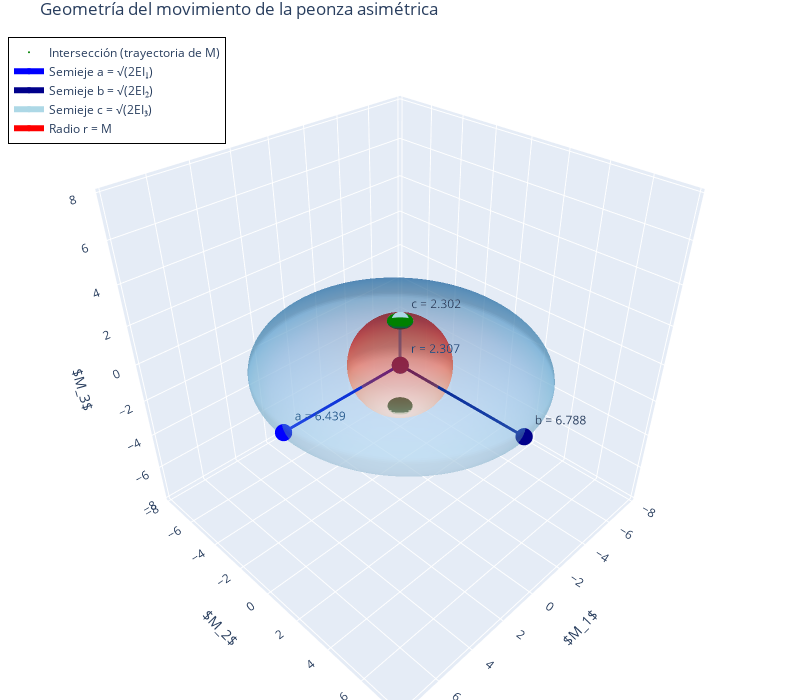

The cell this chart's notebook holds for it:
### Code cell
import plotly.graph_objects as go
import numpy as np

omega = np.array([1.0e-7, 0, 1.0e-5])  # Velocidades angulares en rad/s
I1 = 1.8e+06   # Momento de inercia en x (el menor)
I2 = 2e+06     # Momento de inercia en y (intermedio)
I3 = 2.3e+05   # Momento de inercia en z (el mayor)
M1 = I1*omega[0]   # Momento angular en x
M2 = I2*omega[1]   # Momento angular en y
M3 = I3*omega[2]   # Momento angular en z
M_squared = M1**2 + M2**2 + M3**2  # Cuadrado del momento angular total
M = np.sqrt(M_squared)  # Momento angular total (radio de la esfera)
E = (M1**2 / I1) + (M2**2 / I2) + (M3**2 / I3) / 2  # Energía cinética

# Verificar condición de existencia de la intersección
condition = f"Condición de intersección: 2*E*I2 > M^2 > 2*E*I3"
result = f"{2*E*I2:.2g} > {M_squared:.2g} > {2*E*I3:.2g}"
valid = (2*E*I2 > M_squared > 2*E*I3)
print(condition)
print(result)
print(f"¿Condición satisfecha? {'Sí' if valid else 'No'}")

# Calcular semiejes del elipsoide
a = np.sqrt(2*E*I1)  # Semieje en x
b = np.sqrt(2*E*I2)  # Semieje en y
c = np.sqrt(2*E*I3)  # Semieje en z
r = np.sqrt(M_squared)  # Radio de la esfera

print(f"\nSemiejes del elipsoide:")
print(f"a = √(2EI₁) = {a:.4g}")
print(f"b = √(2EI₂) = {b:.4g}")
print(f"c = √(2EI₃) = {c:.4g}")
print(f"Radio de la esfera: r = M = {r:.4g}")

# Generar puntos para el elipsoide
u = np.linspace(0, 2 * np.pi, 100)
v = np.linspace(0, np.pi, 100)
x = a * np.outer(np.cos(u), np.sin(v))
y = b * np.outer(np.sin(u), np.sin(v))
z = c * np.outer(np.ones_like(u), np.cos(v))

# Generar puntos para la esfera
x_sphere = r * np.outer(np.cos(u), np.sin(v))
y_sphere = r * np.outer(np.sin(u), np.sin(v))
z_sphere = r * np.outer(np.ones_like(u), np.cos(v))

# Generar puntos para la intersección
def intersection_curve(u, num_points=200):
    # Parametrización de la curva de intersección
    points = []
    for theta in np.linspace(0, 2*np.pi, num_points):
        # Resolver para encontrar r en coordenadas esféricas
        phi_values = np.linspace(0, np.pi, 100)
        for phi in phi_values:
            x = r * np.sin(phi) * np.cos(theta)
            y = r * np.sin(phi) * np.sin(theta)
            z = r * np.cos(phi)
            
            # Verificar si el punto está aproximadamente en el elipsoide
            ellipsoid_eq = (x/a)**2 + (y/b)**2 + (z/c)**2
            if abs(ellipsoid_eq - 1.0) < 0.035:
                points.append([x, y, z])
    
    return np.array(points)

# Calcular puntos de intersección
intersection_points = intersection_curve(u)

# Crear figura con Plotly
fig = go.Figure()

# Añadir el elipsoide
fig.add_trace(go.Surface(
    x=x, y=y, z=z,
    colorscale='Blues',
    opacity=0.5,
    showscale=False,
    name='Elipsoide: $\\frac{M_1^2}{I_1}+\\frac{M_2^2}{I_2}+\\frac{M_3^2}{I_3}=2E$'
))

# Añadir la esfera
fig.add_trace(go.Surface(
    x=x_sphere, y=y_sphere, z=z_sphere,
    colorscale='Reds',
    opacity=0.5,
    showscale=False,
    name='Esfera: $M_1^2+M_2^2+M_3^2=M^2$'
))

# Añadir la intersección si hay puntos
if len(intersection_points) > 0:
    fig.add_trace(go.Scatter3d(
        x=intersection_points[:, 0],
        y=intersection_points[:, 1],
        z=intersection_points[:, 2],
        mode='markers',
        marker=dict(
            size=2,
            color='green',
        ),
        name='Intersección (trayectoria de M)'
    ))

# Añadir semiejes del elipsoide
# Semieje X
fig.add_trace(go.Scatter3d(
    x=[0, a], y=[0, 0], z=[0, 0],
    mode='lines+markers+text',
    line=dict(color='blue', width=6),
    marker=dict(size=6, symbol='circle', color='blue'),
    text=['', f'a = {a:.4g}'],
    textposition='top right',
    name=f'Semieje a = √(2EI₁)'
))

# Semieje Y
fig.add_trace(go.Scatter3d(
    x=[0, 0], y=[0, b], z=[0, 0],
    mode='lines+markers+text',
    line=dict(color='darkblue', width=6),
    marker=dict(size=6, symbol='circle', color='darkblue'),
    text=['', f'b = {b:.4g}'],
    textposition='top right',
    name=f'Semieje b = √(2EI₂)'
))

# Semieje Z
fig.add_trace(go.Scatter3d(
    x=[0, 0], y=[0, 0], z=[0, c],
    mode='lines+markers+text',
    line=dict(color='lightblue', width=6),
    marker=dict(size=6, symbol='circle', color='lightblue'),
    text=['', f'c = {c:.4g}'],
    textposition='top right',
    name=f'Semieje c = √(2EI₃)'
))

# Radio de la esfera (en dirección arbitraria)
fig.add_trace(go.Scatter3d(
    x=[0, r/np.sqrt(3)], y=[0, r/np.sqrt(3)], z=[0, r/np.sqrt(3)],
    mode='lines+markers+text',
    line=dict(color='red', width=6),
    marker=dict(size=6, symbol='circle', color='red'),
    text=['', f'r = {r:.4g}'],
    textposition='top right',
    name=f'Radio r = M'
))

# Configurar el layout
max_range = max(a, b, c, r) * 1.2
fig.update_layout(
    title='Geometría del movimiento de la peonza asimétrica',
    scene=dict(
        xaxis_title='$M_1$',
        yaxis_title='$M_2$',
        zaxis_title='$M_3$',
        aspectmode='cube',
        xaxis=dict(range=[-max_range, max_range]),
        yaxis=dict(range=[-max_range, max_range]),
        zaxis=dict(range=[-max_range, max_range])
    ),
    width=800,  # Aumenté el ancho para mejor visualización
    height=700,  # Aumenté el alto para mejor visualización
    legend=dict(
        x=0.01,  # Moví la leyenda a la izquierda
        y=0.99,  # Moví la leyenda arriba
        xanchor='left',
        yanchor='top',
        bordercolor='black',
        borderwidth=1,
    ),
    margin=dict(l=0, r=0, b=0, t=30),  # Reducir márgenes
)

fig.show()

### Figure 1 — Plotly figure (JSON) as saved in the notebook; plotly's stock layout.template omitted (floating-point values rounded to 4 significant figures; data arrays with more than 128 entries replaced by an {"elided": "..."} marker saying what was removed)
{"data": [{"colorscale": [[0, "rgb(247,251,255)"], [0.125, "rgb(222,235,247)"], [0.25, "rgb(198,219,239)"], [0.375, "rgb(158,202,225)"], [0.5, "rgb(107,174,214)"], [0.625, "rgb(66,146,198)"], [0.75, "rgb(33,113,181)"], [0.875, "rgb(8,81,156)"], [1, "rgb(8,48,107)"]], "name": "Elipsoide: $\\frac{M_1^2}{I_1}+\\frac{M_2^2}{I_2}+\\frac{M_3^2}{I_3}=2E$", "opacity": 0.5, "showscale": false, "type": "surface", "x": {"elided": "100x100 float values"}, "y": {"elided": "100x100 float values"}, "z": {"elided": "100x100 float values"}}, {"colorscale": [[0, "rgb(255,245,240)"], [0.125, "rgb(254,224,210)"], [0.25, "rgb(252,187,161)"], [0.375, "rgb(252,146,114)"], [0.5, "rgb(251,106,74)"], [0.625, "rgb(239,59,44)"], [0.75, "rgb(203,24,29)"], [0.875, "rgb(165,15,21)"], [1, "rgb(103,0,13)"]], "name": "Esfera: $M_1^2+M_2^2+M_3^2=M^2$", "opacity": 0.5, "showscale": false, "type": "surface", "x": {"elided": "100x100 float values"}, "y": {"elided": "100x100 float values"}, "z": {"elided": "100x100 float values"}}, {"marker": {"color": "green", "size": 2}, "mode": "markers", "name": "Intersección (trayectoria de M)", "type": "scatter3d", "x": {"elided": "2800 float values"}, "y": {"elided": "2800 float values"}, "z": {"elided": "2800 float values"}}, {"line": {"color": "blue", "width": 6}, "marker": {"color": "blue", "size": 6, "symbol": "circle"}, "mode": "lines+markers+text", "name": "Semieje a = √(2EI₁)", "text": ["", "a = 6.439"], "textposition": "top right", "type": "scatter3d", "x": [0, 6.439], "y": [0, 0], "z": [0, 0]}, {"line": {"color": "darkblue", "width": 6}, "marker": {"color": "darkblue", "size": 6, "symbol": "circle"}, "mode": "lines+markers+text", "name": "Semieje b = √(2EI₂)", "text": ["", "b = 6.788"], "textposition": "top right", "type": "scatter3d", "x": [0, 0], "y": [0, 6.788], "z": [0, 0]}, {"line": {"color": "lightblue", "width": 6}, "marker": {"color": "lightblue", "size": 6, "symbol": "circle"}, "mode": "lines+markers+text", "name": "Semieje c = √(2EI₃)", "text": ["", "c = 2.302"], "textposition": "top right", "type": "scatter3d", "x": [0, 0], "y": [0, 0], "z": [0, 2.302]}, {"line": {"color": "red", "width": 6}, "marker": {"color": "red", "size": 6, "symbol": "circle"}, "mode": "lines+markers+text", "name": "Radio r = M", "text": ["", "r = 2.307"], "textposition": "top right", "type": "scatter3d", "x": [0, 1.332], "y": [0, 1.332], "z": [0, 1.332]}], "layout": {"height": 700, "legend": {"bordercolor": "black", "borderwidth": 1, "x": 0.01, "xanchor": "left", "y": 0.99, "yanchor": "top"}, "margin": {"b": 0, "l": 0, "r": 0, "t": 30}, "scene": {"aspectmode": "cube", "xaxis": {"range": [-8.145, 8.145], "title": {"text": "$M_1$"}}, "yaxis": {"range": [-8.145, 8.145], "title": {"text": "$M_2$"}}, "zaxis": {"range": [-8.145, 8.145], "title": {"text": "$M_3$"}}}, "title": {"text": "Geometría del movimiento de la peonza asimétrica"}, "width": 800}}
